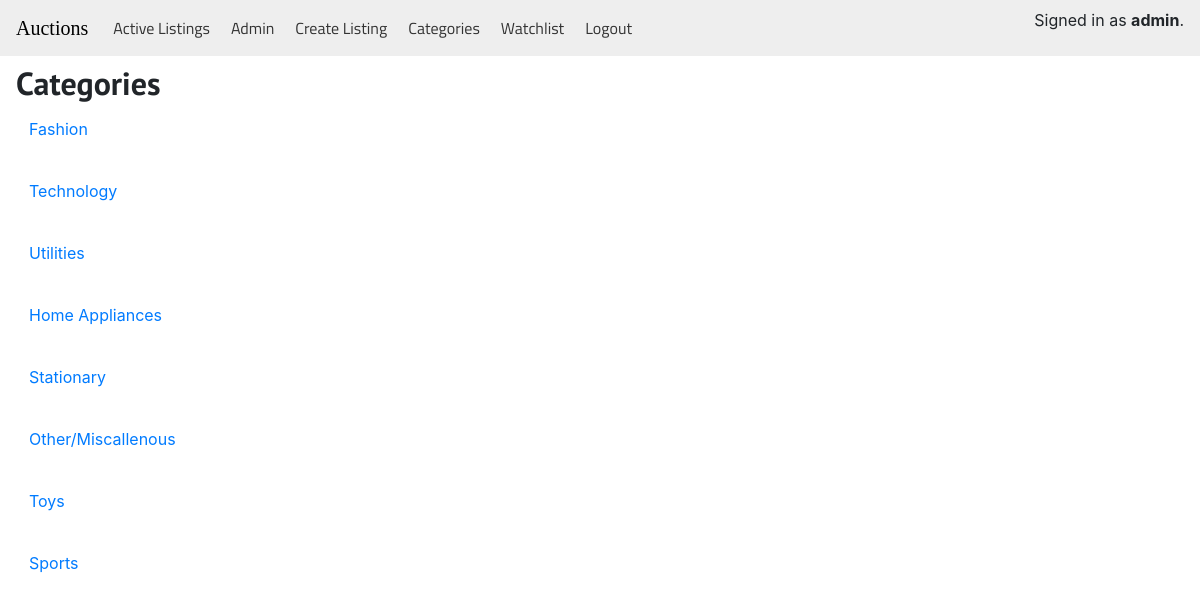
Page /categories/ (signed in) on the committed database.
### auctions/models.py (models this page shows, shortened)
class User(AbstractUser):
    pass

class Categories(models.Model):
    name = models.CharField(max_length=32)
    slug = models.CharField(max_length=32)
    class Meta:
        verbose_name_plural = 'Categories'

### auctions/views.py (the view)
# urls.py: path('categories/', views.categories, name='categories'),
def categories(request):
    return render(request, 'auctions/category.html', {
        'categories': Categories.objects.all()
    })

### auctions/templates/auctions/category.html
{% extends 'auctions/layout.html' %}
{% block body %}
    <h2>Categories</h2>
    <ul class="list-unstyled">
        {% for category in categories %}
            <li>
                <a class="btn btn-link" href="{% url 'categoriesFiltered' category.slug %}">{{ category.name }}</a>
            </li>
            <br>
        {% endfor %}
    </ul>
{% endblock %}

### auctions/templates/auctions/layout.html (shortened to what this page needs)
{% load static %}
<!DOCTYPE html>
<html lang="en">
    <head>
        <link rel="stylesheet" href="https://stackpath.bootstrapcdn.com/bootstrap/4.4.1/css/bootstrap.min.css">
        <link href="{% static 'auctions/styles.css' %}" rel="stylesheet" type="text/css">
        <link href="{% static 'auctions/component-chosen.min.css' %}" rel="stylesheet">
    </head>
    <body>
        <nav class="navbar navbar-default navbar-light navbar-expand-lg fixed-top">
            <div class="navbar-header">
                <a class="navbar-brand mx-auto" href="{% url 'index' %}" style="color: black !important;">Auctions</a>
            </div>
            <div class="collapse navbar-collapse ml-3" id="navbar-content">
                <ul class="navbar-nav">
                    <li class="nav-item mx-1"><a class="nav-link" href="{% url 'index' %}">Active Listings</a></li>
                    {% if user.is_superuser %}
                        <li class="nav-item mx-1"><a class="nav-link" href="{% url 'admin:index' %}">Admin</a></li>
                    {% endif %}
                    {% if user.is_authenticated %}
                        <li class="nav-item mx-1"><a class="nav-link" href="{% url 'create' %}">Create Listing</a></li>
                        <li class="nav-item mx-1"><a class="nav-link" href="{% url 'categories' %}">Categories</a></li>
                        <li class="nav-item mx-1"><a class="nav-link" href="{% url 'displayWatchlist' %}">Watchlist</a></li>
                        <li class="nav-item mx-1"><a class="nav-link" href="{% url 'logout' %}">Logout</a></li>
                    {% else %}
                        <li class="nav-item mx-1"><a class="nav-link" href="{% url 'login' %}">Login</a></li>
                        <li class="nav-item mx-1"><a class="nav-link" href="{% url 'register' %}">Register</a></li>
                    {% endif %}
                </ul>
            </div>
            <div class="ml-auto">
                {% if user.is_authenticated %}
                    <p>Signed in as <strong>{{ user.username }}</strong>.</p>
                {% else %}
                    Not signed in.
                {% endif %}
            </div>
        </nav>
        <div class="p-3 mt-5">
            {% block body %}
            {% endblock %}
        </div>
    </body>
</html>

### auctions/static/auctions/styles.css (style rules this page uses)
nav { background-color: #eee; }
h1, h2, h3, h4, h5 { font-family: 'PT Sans', sans-serif; font-weight: 600; }
.navbar-brand { text-decoration: none; font-weight: 500; background-color: transparent !important; font-family: 'Arvo', serif; }
.nav-link { background-color: #eee; color: #333 !important; transition: background-color .2s, color .2s; font-family: 'Titillium Web', sans-serif; font-weight: 400; padding-left: 5px !important; }

### rows in the picture
User: username "admin"
Categories: name "Fashion"
Categories: name "Technology"
Categories: name "Utilities"
Categories: name "Home Appliances"
Categories: name "Stationary"
Categories: name "Other/Miscallenous"
Categories: name "Toys"
Categories: name "Sports"
